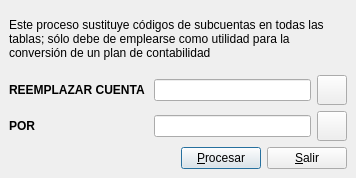
<?xml version="1.0" encoding="UTF-8"?>
<ui version="4.0">
 <author>José Manuel Díez Botella</author>
 <class>sustcuenta</class>
 <widget class="QDialog" name="sustcuenta">
  <property name="geometry">
   <rect>
    <x>0</x>
    <y>0</y>
    <width>356</width>
    <height>178</height>
   </rect>
  </property>
  <property name="font">
   <font/>
  </property>
  <property name="windowTitle">
   <string>Intercambia cuenta en diario</string>
  </property>
  <layout class="QVBoxLayout">
   <property name="spacing">
    <number>6</number>
   </property>
   <property name="leftMargin">
    <number>9</number>
   </property>
   <property name="topMargin">
    <number>9</number>
   </property>
   <property name="rightMargin">
    <number>9</number>
   </property>
   <property name="bottomMargin">
    <number>9</number>
   </property>
   <item>
    <widget class="QLabel" name="label">
     <property name="text">
      <string>Este proceso sustituye códigos de subcuentas en todas las tablas; sólo debe de emplearse como utilidad para la conversión de un plan de contabilidad </string>
     </property>
     <property name="wordWrap">
      <bool>true</bool>
     </property>
    </widget>
   </item>
   <item>
    <layout class="QGridLayout">
     <property name="leftMargin">
      <number>0</number>
     </property>
     <property name="topMargin">
      <number>0</number>
     </property>
     <property name="rightMargin">
      <number>0</number>
     </property>
     <property name="bottomMargin">
      <number>0</number>
     </property>
     <property name="spacing">
      <number>6</number>
     </property>
     <item row="0" column="1">
      <layout class="QHBoxLayout">
       <property name="spacing">
        <number>6</number>
       </property>
       <property name="leftMargin">
        <number>0</number>
       </property>
       <property name="topMargin">
        <number>0</number>
       </property>
       <property name="rightMargin">
        <number>0</number>
       </property>
       <property name="bottomMargin">
        <number>0</number>
       </property>
       <item>
        <widget class="QLineEdit" name="origenlineEdit">
         <property name="maxLength">
          <number>40</number>
         </property>
        </widget>
       </item>
       <item>
        <widget class="QPushButton" name="buscapushButton1">
         <property name="minimumSize">
          <size>
           <width>30</width>
           <height>30</height>
          </size>
         </property>
         <property name="maximumSize">
          <size>
           <width>30</width>
           <height>30</height>
          </size>
         </property>
         <property name="text">
          <string/>
         </property>
         <property name="icon">
          <iconset resource="keme.qrc">
           <normaloff>:/iconos/graf/viewer.xpm</normaloff>:/iconos/graf/viewer.xpm</iconset>
         </property>
         <property name="autoDefault">
          <bool>false</bool>
         </property>
        </widget>
       </item>
      </layout>
     </item>
     <item row="0" column="0">
      <widget class="QLabel" name="textLabel1">
       <property name="text">
        <string>&lt;b&gt;REEMPLAZAR CUENTA &lt;/b&gt;</string>
       </property>
       <property name="wordWrap">
        <bool>false</bool>
       </property>
      </widget>
     </item>
     <item row="1" column="0">
      <widget class="QLabel" name="textLabel2">
       <property name="text">
        <string>&lt;b&gt;POR&lt;/b&gt;</string>
       </property>
       <property name="wordWrap">
        <bool>false</bool>
       </property>
      </widget>
     </item>
     <item row="1" column="1">
      <layout class="QHBoxLayout">
       <property name="spacing">
        <number>6</number>
       </property>
       <property name="leftMargin">
        <number>0</number>
       </property>
       <property name="topMargin">
        <number>0</number>
       </property>
       <property name="rightMargin">
        <number>0</number>
       </property>
       <property name="bottomMargin">
        <number>0</number>
       </property>
       <item>
        <widget class="QLineEdit" name="porlineEdit">
         <property name="maxLength">
          <number>40</number>
         </property>
        </widget>
       </item>
       <item>
        <widget class="QPushButton" name="buscapushButton2">
         <property name="minimumSize">
          <size>
           <width>30</width>
           <height>30</height>
          </size>
         </property>
         <property name="maximumSize">
          <size>
           <width>30</width>
           <height>30</height>
          </size>
         </property>
         <property name="text">
          <string/>
         </property>
         <property name="icon">
          <iconset resource="keme.qrc">
           <normaloff>:/iconos/graf/viewer.xpm</normaloff>:/iconos/graf/viewer.xpm</iconset>
         </property>
         <property name="autoDefault">
          <bool>false</bool>
         </property>
        </widget>
       </item>
      </layout>
     </item>
    </layout>
   </item>
   <item>
    <layout class="QHBoxLayout">
     <property name="spacing">
      <number>6</number>
     </property>
     <property name="leftMargin">
      <number>0</number>
     </property>
     <property name="topMargin">
      <number>0</number>
     </property>
     <property name="rightMargin">
      <number>0</number>
     </property>
     <property name="bottomMargin">
      <number>0</number>
     </property>
     <item>
      <spacer>
       <property name="orientation">
        <enum>Qt::Horizontal</enum>
       </property>
       <property name="sizeType">
        <enum>QSizePolicy::Expanding</enum>
       </property>
       <property name="sizeHint" stdset="0">
        <size>
         <width>111</width>
         <height>20</height>
        </size>
       </property>
      </spacer>
     </item>
     <item>
      <widget class="QPushButton" name="procesarpushButton">
       <property name="text">
        <string>&amp;Procesar</string>
       </property>
       <property name="shortcut">
        <string>Alt+P</string>
       </property>
      </widget>
     </item>
     <item>
      <widget class="QPushButton" name="salirpushButton">
       <property name="text">
        <string>&amp;Salir</string>
       </property>
       <property name="shortcut">
        <string>Alt+S</string>
       </property>
      </widget>
     </item>
    </layout>
   </item>
  </layout>
 </widget>
 <layoutdefault spacing="6" margin="11"/>
 <tabstops>
  <tabstop>origenlineEdit</tabstop>
  <tabstop>porlineEdit</tabstop>
  <tabstop>procesarpushButton</tabstop>
  <tabstop>salirpushButton</tabstop>
  <tabstop>buscapushButton1</tabstop>
  <tabstop>buscapushButton2</tabstop>
 </tabstops>
 <resources>
  <include location="keme.qrc"/>
 </resources>
 <connections>
  <connection>
   <sender>salirpushButton</sender>
   <signal>clicked()</signal>
   <receiver>sustcuenta</receiver>
   <slot>reject()</slot>
   <hints>
    <hint type="sourcelabel">
     <x>20</x>
     <y>20</y>
    </hint>
    <hint type="destinationlabel">
     <x>20</x>
     <y>20</y>
    </hint>
   </hints>
  </connection>
 </connections>
</ui>
